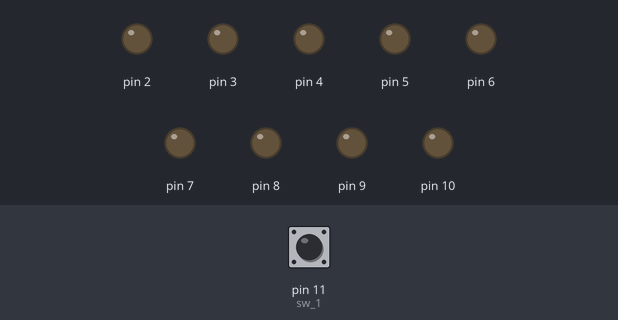
A sketch run on a simulated Arduino Uno, built with avr-gcc and run on an emulated ATmega328P. On the bench: output pins drawn as LEDs (lit = HIGH). Inputs (shaded band) come from the test bench; at power-on: pin 11 (sw_1) HIGH.

Above: at 1.2 s.
1.3 s: pin 11 (sw_1) pulled LOW for 0.15 s
At 2.0 s:
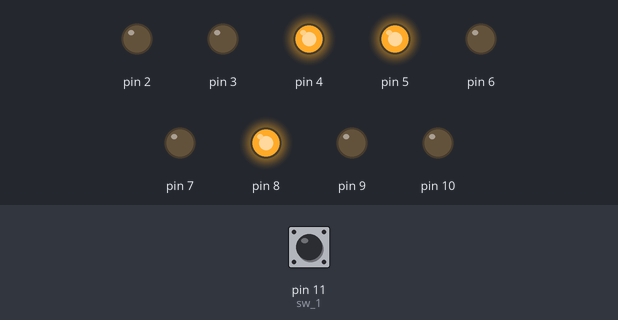
At 7.0 s:
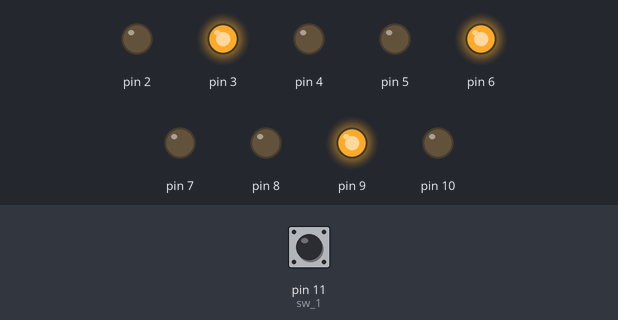
Timing chart, 0 to 43.8 s (numbered marks = the images above; inputs shaded):
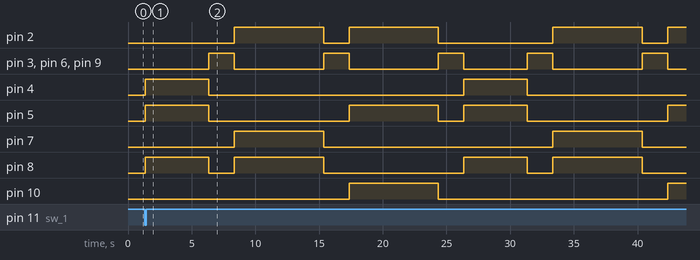

Measured:
- after the input at 1.3 s, pin 2: goes HIGH 7.0 s, LOW 2.0 s, HIGH 7.0 s, LOW 9.0 s, HIGH 7.0 s, LOW 2.0 s, then HIGH, starting after 7.1 s; pin 3: LOW → HIGH after 5.1 s, → LOW 2.0 s later, → HIGH 7.0 s later, → LOW 2.0 s later, … (10 changes in this stretch)

The sketch:

LED2.ino
```cpp
#define LED_all_off LED_ALL_OFF()

#define red_1 2
#define red_2 5
#define red_3 8

#define yellow_1 3
#define yellow_2 6
#define yellow_3 9

#define green_1 4
#define green_2 7
#define green_3 10

#define sw_1 11

int led_R[3]={red_1, red_2, red_3};
int led_Y[3]={yellow_1, yellow_2, yellow_3};
int led_G[3]={green_1, green_2, green_3};

void led_all_off(){
  for(int i=0; i<3; i++){
    digitalWrite(*(led_R+i), LOW);
    digitalWrite(*(led_Y+i), LOW);
    digitalWrite(*(led_G+i), LOW);
  }
}

void led_Yellow(){

  led_all_off();

 // for(int i=0; i<3; i++){
    for(int j=0; j<3; j++)
      digitalWrite(*(led_Y+j), HIGH);
 //   delay(500);

  //   for(int j=0; j<3; j++)
  //     digitalWrite(led_Y[j], LOW);
  //   delay(500);
  // }
  delay(2000);
}

void setup() {
  for(int i=0; i<3; i++){
    pinMode(*(led_R+i), OUTPUT);
    pinMode(*(led_Y+i), OUTPUT);
    pinMode(*(led_G+i), OUTPUT);
    pinMode(sw_1, INPUT);
  }
}

static int swOk=0;

void loop() {
  int sw=0;

  if(digitalRead(sw_1) == 0){
    for(int i=0; i<50; i++){
      if(digitalRead(sw_1) == 0)
        sw++;
      else
        sw=0;

      delay(1);
    }
  }

  if(sw>=30)
    swOk = 1;

  if(swOk==1){
  for(int i=0; i<3; i++){
    led_all_off();

    digitalWrite(*(led_G+i), HIGH);

    for(int j=0; j<3; j++){
      if(i!=j)
        digitalWrite(*(led_R+j), HIGH);
    }

    if(i==0)
      delay(5000);
    else
      delay(7000);

    led_Yellow();
  }
  }

}
```
